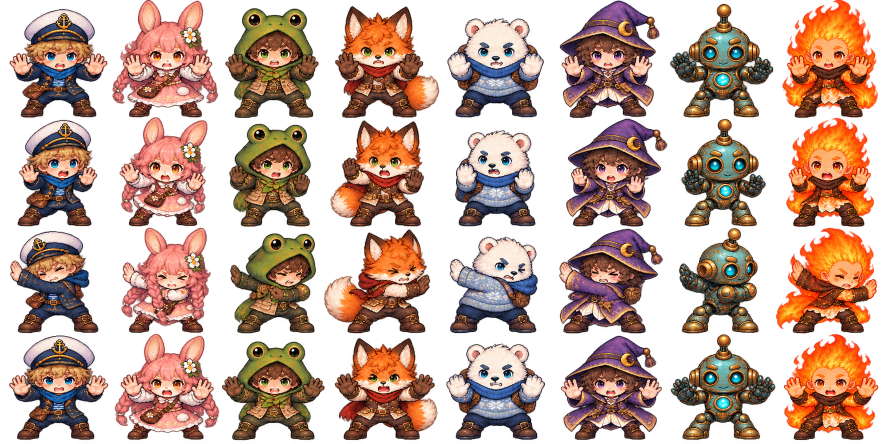
#> input picture assets/art/characters/actions/hero-trapped-v5.png, 1774 x 887 px, given in place of icon.png, which was not available (shown at 1/2 size)
$ python build_macos.py ../../assets/art/characters/actions/hero-trapped-v5.png
#> lines starting #> are read from the running program, lines starting #| are printed output that depends on the picture; pictures that were not available may be replaced by others from this repository, and a replacement may not be noted
"""Build a self-contained macOS application from the official Godot binary."""
import argparse, plistlib, shutil, subprocess
from pathlib import Path
ROOT = Path(__file__).resolve().parents[2]
p = argparse.ArgumentParser()
p.add_argument('godot', help='Path to Godot.app/Contents/MacOS/Godot')
a = p.parse_args()
godot = Path(a.godot).resolve()
subprocess.run([str(godot), '--headless', '--path', str(ROOT), '--editor', '--import', '--quit'], check=True)
#> (this line was passed over: subprocess is not available in this run)
subprocess.run([str(godot), '--headless', '--path', str(ROOT), '--export-pack', 'macOS', str(ROOT/'dist/game.pck')], check=True)
#> (this line was passed over: subprocess is not available in this run)
app = ROOT/'dist/泡泡糖.app'
mac = app/'Contents/MacOS'
res = app/'Contents/Resources'
mac.mkdir(parents=True, exist_ok=True)
res.mkdir(parents=True, exist_ok=True)
shutil.copy2(godot, mac/'PaopaoTangEngine')
shutil.copy2(ROOT/'dist/game.pck', res/'game.pck')
subprocess.run(['clang', '-O2', '-arch', 'arm64', '-arch', 'x86_64', str(ROOT/'tools/build/launcher.c'), '-o', str(mac/'PaopaoTang')],check=True)
#> (this line was passed over: subprocess is not available in this run)
iconset = ROOT/'dist/icon.iconset'
iconset.mkdir(exist_ok=True)
from PIL import Image
im=Image.open(ROOT/'assets/art/ui/icon.png')
#> im is the input picture: PIL image 1774x887 RGBA; mean R, G, B, A 92.2, 60.1, 46.7, 136.8
for size in [16,32,128,256,512]:
    for factor,suffix in [(1,''),(2,'@2x')]:
        im.resize((size*factor,size*factor), Image.Resampling.NEAREST).save(iconset/f'icon_{size}x{size}{suffix}.png')
#> this loop made 5 passes
#> pass 1, `im.resize((size*factor,size*factor), Image.Resampling.NEAREST).save(ic..`:
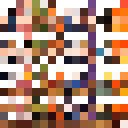
#> saved as icon_16x16.png: PIL image 16x16 RGBA (shown 8 times larger); mean R, G, B, A 115.1, 75.4, 55.5, 182.5; transparent parts drawn white
#> pass 1, `im.resize((size*factor,size*factor), Image.Resampling.NEAREST).save(ic..`:
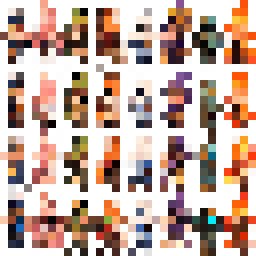
#> saved as icon_16x16@2x.png: PIL image 32x32 RGBA (shown 8 times larger); mean R, G, B, A 91.1, 58.4, 46, 135; transparent parts drawn white
#> pass 2, `im.resize((size*factor,size*factor), Image.Resampling.NEAREST).save(ic..`:
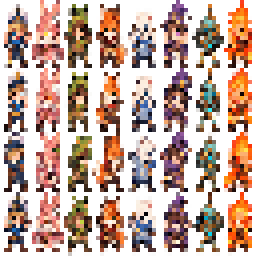
#> saved as icon_32x32@2x.png: PIL image 64x64 RGBA (shown 4 times larger); mean R, G, B, A 91.4, 59.3, 46.5, 137.5; transparent parts drawn white
subprocess.run(['iconutil','-c','icns',str(iconset),'-o',str(res/'Game.icns')],check=True)
#> (this line was passed over: subprocess is not available in this run)
info = dict(CFBundleExecutable='PaopaoTang', CFBundleName='泡泡糖', CFBundleDisplayName='泡泡糖', CFBundleIdentifier='local.paopaotang.splashduel', CFBundlePackageType='APPL', CFBundleShortVersionString='5.0.2', CFBundleVersion='5.0.2', CFBundleIconFile='Game.icns', CFBundleDevelopmentRegion='zh_CN', LSMinimumSystemVersion='10.13', LSApplicationCategoryType='public.app-category.games', NSHighResolutionCapable=True, NSSupportsAutomaticGraphicsSwitching=True)
with (app/'Contents/Info.plist').open('wb') as f: plistlib.dump(info,f)
shutil.copytree(ROOT/'licenses',res/'licenses',dirs_exist_ok=True)
subprocess.run(['codesign','--force','--deep','--sign','-',str(app)],check=True)
#> (this line was passed over: subprocess is not available in this run)
subprocess.run(['ditto','-c','-k','--keepParent',str(app),str(ROOT/'dist/泡泡糖-macOS.zip')],check=True)
#> (this line was passed over: subprocess is not available in this run)
print(f'Built {app}')
